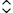

Here is the Python script that generated this plot:
#!/usr/bin/env python3
"""Write the Clearlooks combo box arrow (two stacked chevrons) as SVG.

GTK3 cannot run the Clearlooks engine, so its drawing code is ported here
and baked into images. The geometry follows clearlooks_draw_combo_arrow()
and clearlooks_draw_normal_arrow() in gtk-engines 2.18.4
(engines/clearlooks/src/clearlooks_draw.c), and the colours follow the
Clearlooks gtkrc with bg_color #EDECEB.

Usage:
    python3 combo-arrow.py && make
"""

import math
from pathlib import Path

# The only input not fixed by the source: GtkArrow draws into an extent
# of floor(arrow-size * 0.7), where GtkComboBox raises arrow-size (default
# 15) to the font height, so the arrow grows with the font. 13 is what
# Fedora 12 used at its default font; the odd size also puts the arrow
# axis on a pixel centre.
EXTENT = 13

FG = '#000000'  # fg[NORMAL], also used for PRELIGHT and ACTIVE
FG_INSENSITIVE = '#a9a5a2'  # darker(bg_color) = shade 0.7
EMBOSS = '#ffffff'  # shade[0] = shade 1.15 of bg_color, clipped to white


def normal_arrow(width: float, height: float) -> str:
    """Path of clearlooks_draw_normal_arrow() before its translate."""
    aw = min(height * 2.0 + max(1.0, math.ceil(height * 2.0 / 6.0 * 2.0) / 2.0) / 2.0, width)
    lw2 = max(1.0, math.ceil(aw / 6.0 * 2.0) / 2.0) / 2.0
    ah = aw / 2.0 + lw2
    r = 2 * lw2
    cy = ah - 2 * lw2 - 2 * lw2 * math.sqrt(2)
    s = r / math.sqrt(2)
    # cairo_arc_negative from 135 to 45 degrees is a counter-clockwise
    # (sweep 0) arc through the bottom of the circle.
    d = (
        f'M {-aw / 2} {lw2} L {-aw / 2 + lw2} 0 '
        f'L {-s} {cy + s} A {r} {r} 0 0 0 {s} {cy + s} '
        f'L {aw / 2 - lw2} 0 L {aw / 2} {lw2} L 0 {ah} Z'
    )
    # the function translates by -arrow_height / 2 before drawing
    return f'<path transform="translate(0 {-ah / 2})" d="{d}"/>'


def combo_arrow(tx: float, ty: float, color: str) -> str:
    """Both chevrons of clearlooks_draw_combo_arrow(), centred on tx, ty."""
    aw = min(EXTENT * 2 / 3.0, EXTENT)
    ah = aw / 2.0
    off = (ah + ah) / 2.0  # gap_size equals arrow_height
    arrow = normal_arrow(aw, ah)
    return (
        f'<g fill="{color}">'
        f'<g transform="translate({tx} {ty - off}) rotate(180)">{arrow}</g>'
        f'<g transform="translate({tx} {ty + off})">{arrow}</g>'
        '</g>'
    )


def svg(body: str) -> str:
    """Wrap shapes in an EXTENT-sized SVG document."""
    return (
        f'<svg xmlns="http://www.w3.org/2000/svg" width="{EXTENT}" height="{EXTENT}" '
        f'viewBox="0 0 {EXTENT} {EXTENT}">{body}</svg>\n'
    )


def main() -> None:
    here = Path(__file__).resolve().parent
    c = EXTENT / 2.0
    (here / 'combo-arrow.svg').write_text(svg(combo_arrow(c, c, FG)))
    # insensitive arrows get a light emboss half a pixel down-right first
    (here / 'combo-arrow-insensitive.svg').write_text(
        svg(combo_arrow(c + 0.5, c + 0.5, EMBOSS) + combo_arrow(c, c, FG_INSENSITIVE))
    )


if __name__ == '__main__':
    main()
